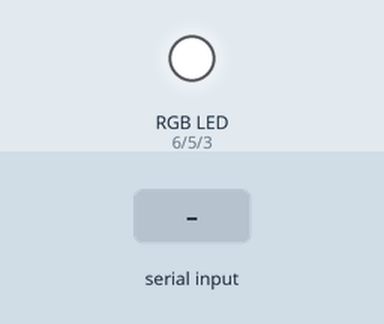
Simulated run of this sketch. Board: Arduino Uno, built with avr-gcc and run on an emulated ATmega328P. On the bench: an RGB LED mixed from three pins (HIGH = lit). Inputs (shaded band) come from the test bench. Dim RGB values are drawn brighter than linear; what the sketch prints to the serial monitor is not drawn.

Above: at 1.4 s.
1.5 s: "red" received over Serial
At 2.7 s:
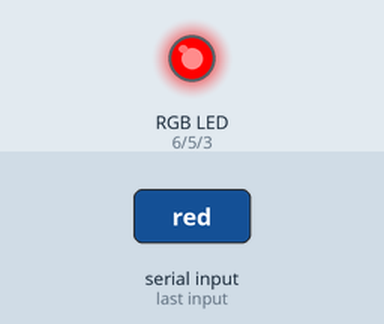
3.3 s: "green" received over Serial
At 4.0 s:
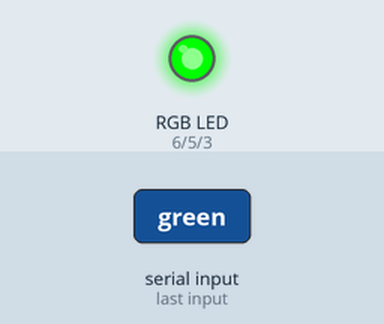
5.1 s: "blue" received over Serial
At 6.6 s:
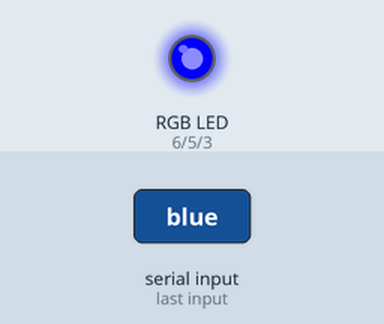
6.9 s: "cyan" received over Serial
At 8.0 s:
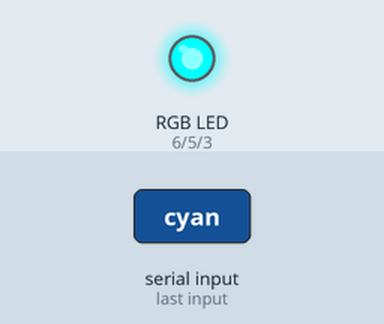
8.7 s: "purple" received over Serial
At 9.3 s:
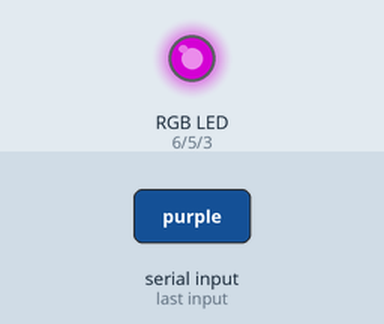
10.5 s: "magenta" received over Serial
At 11.9 s:
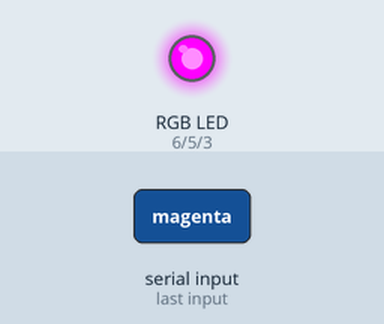
Timing chart, 0 to 13.3 s (numbered marks = the images above; inputs shaded):
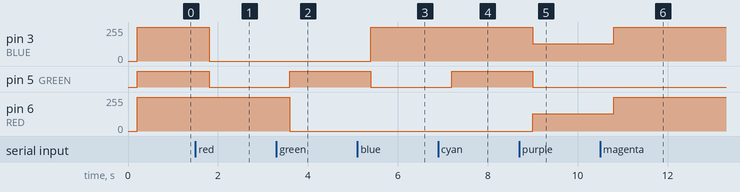

Measured:
- after the input at 1.5 s, pin 3 (BLUE): 255/255 → 0/255 after 0.30 s; pin 5 (GREEN): HIGH → LOW after 0.30 s
- after the input at 3.3 s, pin 5 (GREEN): LOW → HIGH after 0.30 s; pin 6 (RED): 255/255 → 0/255 after 0.30 s
- after the input at 5.1 s, pin 3 (BLUE): 0/255 → 255/255 after 0.30 s; pin 5 (GREEN): HIGH → LOW after 0.30 s
- after the input at 6.9 s, pin 5 (GREEN): LOW → HIGH after 0.30 s
- after the input at 8.7 s, pin 3 (BLUE): 255/255 → 128/255 after 0.30 s; pin 5 (GREEN): HIGH → LOW after 0.30 s; pin 6 (RED): 0/255 → 128/255 after 0.30 s
- after the input at 10.5 s, pin 3 (BLUE), pin 6 (RED): 128/255 → 255/255 after 0.30 s

The sketch:

ioBridge_Iota_to_Arduino.ino
```cpp
/*

 CheerLights!

 RealTime.io API --> ioBridge Iota --> Arduino --> RGB LED

 This sketch recieves serial commands from the Internet via the RealTime.io API
 and relays them to an RGB LED via an ioBridge Iota module. The ioBridge Iota sends
 the serial string to the Arduino, then the Arduino uses PWM to control the value of
 each color of an RGB LED.

 Parts:

   * RGB LED (common cathode)
   * ioBridge Iota
   * Arduino
   * 270 ohm resistor (x3)
   * Jumper wires

 Arduino Requirements:

   * Arduino 1.0 IDE

 Created: December 8, 2012 by Hans Scharler - http://www.iamshadowlord.com

 To join the CheerLights project, visit http://www.cheerlights.com

*/

#define GREEN 5
#define BLUE 3
#define RED 6

void setup() {

  // Setup Serial
  Serial.begin(9600);
  delay(100);

  Serial.flush();
  delay(100);

  // PWM Pin Setup
  pinMode(GREEN, OUTPUT);
  pinMode(BLUE, OUTPUT);
  pinMode(RED, OUTPUT);
  digitalWrite(GREEN, HIGH);
  digitalWrite(BLUE, HIGH);
  digitalWrite(RED, HIGH);

}

void loop() {

  // Listen to serial commands from the ioBridge Iota
  if(Serial.available() > 0)
  {
    delay(100);

    char charIn = 0;
    byte i = 0;
    char stringIn[32] = "";

    while(Serial.available())
    {
      charIn = Serial.read();
      stringIn[i] = charIn;
      i += 1;
    }

    // Echo Received Commands on the Serial Monitor and RealTime.io Console
    Serial.print("CheerLights Command Received: "+String(stringIn));
    delay(200);

    // Set colors by using PWM based on the incoming command
    if (String(stringIn) == "red")
    {
        analogWrite( RED, 255 );
        analogWrite( GREEN, 0 );
        analogWrite( BLUE, 0);
    }
    else if (String(stringIn) == "green")
    {
        analogWrite( RED, 0 );
        analogWrite( GREEN, 255 );
        analogWrite( BLUE, 0 );
    }
    else if (String(stringIn) == "blue")
    {
        analogWrite( RED, 0 );
        analogWrite( GREEN, 0 );
        analogWrite( BLUE, 255 );
    }
    else if (String(stringIn) == "cyan")
    {
        analogWrite( RED, 0 );
        analogWrite( GREEN, 255 );
        analogWrite( BLUE, 255 );
    }
    else if (String(stringIn) == "purple")
    {
        analogWrite( RED, 128 );
        analogWrite( GREEN, 0 );
        analogWrite( BLUE, 128 );
    }
    else if (String(stringIn) == "magenta")
    {
        analogWrite( RED, 255 );
        analogWrite( GREEN, 0 );
        analogWrite( BLUE, 255 );
    }
    else if (String(stringIn) == "yellow")
    {
        analogWrite( RED, 255 );
        analogWrite( GREEN, 255 );
        analogWrite( BLUE, 0 );
    }
    else if (String(stringIn) == "orange")
    {
        analogWrite( RED, 255 );
        analogWrite( GREEN, 165 );
        analogWrite( BLUE, 0 );
    }
    else if (String(stringIn) == "warmwhite")
    {
        analogWrite( RED, 255 );
        analogWrite( GREEN, 223 );
        analogWrite( BLUE, 223 );
    }
    else if (String(stringIn) == "white")
    {
        analogWrite( RED, 255 );
        analogWrite( GREEN, 255 );
        analogWrite( BLUE, 255 );
    }
    else if (String(stringIn) == "black" || String(stringIn) == "off")
    {
        analogWrite( BLUE, 0 );
        analogWrite( GREEN, 0 );
        analogWrite( RED, 0 );
    }
  }

} // End loop
```
